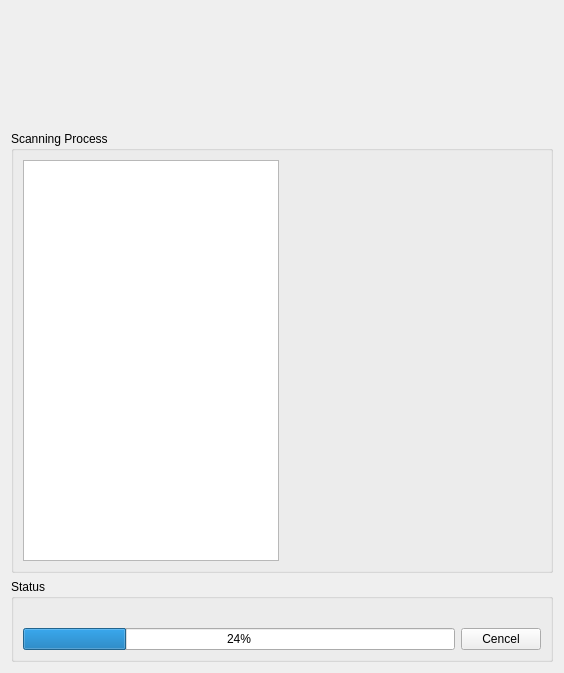
<?xml version="1.0" encoding="UTF-8"?>
<ui version="4.0">
 <class>ScanWidget</class>
 <widget class="QWidget" name="ScanWidget">
  <property name="geometry">
   <rect>
    <x>0</x>
    <y>0</y>
    <width>564</width>
    <height>673</height>
   </rect>
  </property>
  <property name="windowTitle">
   <string>Form</string>
  </property>
  <layout class="QGridLayout" name="gridLayout_2">
   <item row="1" column="0">
    <widget class="QGroupBox" name="groupBox">
     <property name="sizePolicy">
      <sizepolicy hsizetype="Preferred" vsizetype="Preferred">
       <horstretch>0</horstretch>
       <verstretch>0</verstretch>
      </sizepolicy>
     </property>
     <property name="title">
      <string>Scanning Process</string>
     </property>
     <property name="flat">
      <bool>true</bool>
     </property>
     <layout class="QHBoxLayout" name="horizontalLayout">
      <item>
       <widget class="QListWidget" name="listWidget">
        <property name="sizePolicy">
         <sizepolicy hsizetype="Preferred" vsizetype="Preferred">
          <horstretch>0</horstretch>
          <verstretch>0</verstretch>
         </sizepolicy>
        </property>
       </widget>
      </item>
      <item>
       <widget class="QWidget" name="imageWidget" native="true"/>
      </item>
     </layout>
    </widget>
   </item>
   <item row="2" column="0">
    <widget class="QGroupBox" name="groupBox_2">
     <property name="sizePolicy">
      <sizepolicy hsizetype="Preferred" vsizetype="Fixed">
       <horstretch>0</horstretch>
       <verstretch>0</verstretch>
      </sizepolicy>
     </property>
     <property name="title">
      <string>Status</string>
     </property>
     <property name="flat">
      <bool>true</bool>
     </property>
     <layout class="QGridLayout" name="gridLayout">
      <item row="0" column="0" colspan="2">
       <widget class="QLabel" name="itemLabel">
        <property name="sizePolicy">
         <sizepolicy hsizetype="Preferred" vsizetype="Fixed">
          <horstretch>0</horstretch>
          <verstretch>0</verstretch>
         </sizepolicy>
        </property>
        <property name="text">
         <string/>
        </property>
       </widget>
      </item>
      <item row="1" column="0">
       <widget class="QProgressBar" name="progressBar">
        <property name="value">
         <number>24</number>
        </property>
        <property name="alignment">
         <set>Qt::AlignCenter</set>
        </property>
       </widget>
      </item>
      <item row="1" column="1">
       <widget class="QPushButton" name="cancelButton">
        <property name="text">
         <string>Cencel</string>
        </property>
        <property name="icon">
         <iconset resource="reseorceFiles.qrc">
          <normaloff>:/images/cancel.png</normaloff>:/images/cancel.png</iconset>
        </property>
       </widget>
      </item>
     </layout>
    </widget>
   </item>
   <item row="0" column="0">
    <spacer name="verticalSpacer_2">
     <property name="orientation">
      <enum>Qt::Vertical</enum>
     </property>
     <property name="sizeType">
      <enum>QSizePolicy::Fixed</enum>
     </property>
     <property name="sizeHint" stdset="0">
      <size>
       <width>20</width>
       <height>120</height>
      </size>
     </property>
    </spacer>
   </item>
  </layout>
 </widget>
 <resources>
  <include location="reseorceFiles.qrc"/>
 </resources>
 <connections/>
</ui>
